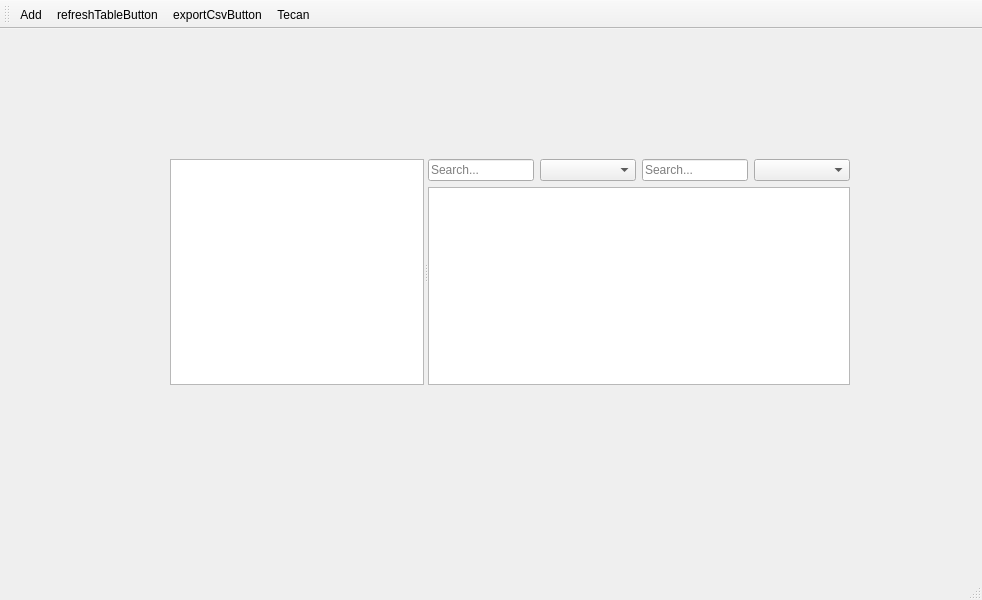
<?xml version="1.0" encoding="UTF-8"?>
<ui version="4.0">
 <class>MainWindow</class>
 <widget class="QMainWindow" name="MainWindow">
  <property name="geometry">
   <rect>
    <x>0</x>
    <y>0</y>
    <width>982</width>
    <height>600</height>
   </rect>
  </property>
  <property name="windowTitle">
   <string>MainWindow</string>
  </property>
  <widget class="QWidget" name="centralwidget">
   <widget class="QSplitter" name="splitter">
    <property name="geometry">
     <rect>
      <x>170</x>
      <y>130</y>
      <width>680</width>
      <height>226</height>
     </rect>
    </property>
    <property name="orientation">
     <enum>Qt::Orientation::Horizontal</enum>
    </property>
    <widget class="QTreeView" name="tableTreeView"/>
    <widget class="QWidget" name="">
     <layout class="QVBoxLayout" name="verticalLayout">
      <item>
       <layout class="QHBoxLayout" name="horizontalLayout">
        <item>
         <widget class="QLineEdit" name="searchLineEdit">
          <property name="placeholderText">
           <string>Search...</string>
          </property>
         </widget>
        </item>
        <item>
         <widget class="QComboBox" name="columnComboBox">
          <property name="currentText">
           <string/>
          </property>
          <property name="placeholderText">
           <string>All Columns</string>
          </property>
         </widget>
        </item>
        <item>
         <widget class="QLineEdit" name="searchLineEdit_2">
          <property name="placeholderText">
           <string>Search...</string>
          </property>
         </widget>
        </item>
        <item>
         <widget class="QComboBox" name="columnComboBox_2">
          <property name="currentText">
           <string/>
          </property>
          <property name="placeholderText">
           <string>All Columns</string>
          </property>
         </widget>
        </item>
       </layout>
      </item>
      <item>
       <widget class="QTableView" name="dataTableView"/>
      </item>
     </layout>
    </widget>
   </widget>
  </widget>
  <widget class="QStatusBar" name="statusbar"/>
  <widget class="QToolBar" name="toolBar">
   <property name="windowTitle">
    <string>toolBar</string>
   </property>
   <attribute name="toolBarArea">
    <enum>TopToolBarArea</enum>
   </attribute>
   <attribute name="toolBarBreak">
    <bool>false</bool>
   </attribute>
   <addaction name="actionAdd"/>
   <addaction name="refreshTableButton"/>
   <addaction name="actionexportCsvButton"/>
   <addaction name="actionTecan"/>
  </widget>
  <action name="actionAdd">
   <property name="icon">
    <iconset resource="resources.qrc">
     <normaloff>:/icon/icon/ajouter.png</normaloff>:/icon/icon/ajouter.png</iconset>
   </property>
   <property name="text">
    <string>Add</string>
   </property>
   <property name="toolTip">
    <string>Add data to table</string>
   </property>
   <property name="menuRole">
    <enum>QAction::MenuRole::NoRole</enum>
   </property>
  </action>
  <action name="refreshTableButton">
   <property name="icon">
    <iconset resource="resources.qrc">
     <normaloff>:/icon/icon/rafraichir.png</normaloff>:/icon/icon/rafraichir.png</iconset>
   </property>
   <property name="text">
    <string>refreshTableButton</string>
   </property>
   <property name="toolTip">
    <string>Refresh Table</string>
   </property>
   <property name="menuRole">
    <enum>QAction::MenuRole::NoRole</enum>
   </property>
  </action>
  <action name="actionexportCsvButton">
   <property name="icon">
    <iconset resource="resources.qrc">
     <normaloff>:/icon/icon/telecharger.png</normaloff>:/icon/icon/telecharger.png</iconset>
   </property>
   <property name="text">
    <string>exportCsvButton</string>
   </property>
   <property name="toolTip">
    <string>Export to CSV</string>
   </property>
   <property name="menuRole">
    <enum>QAction::MenuRole::NoRole</enum>
   </property>
  </action>
  <action name="actionTecan">
   <property name="icon">
    <iconset resource="resources.qrc">
     <normaloff>:/icon/icon/tecan.png</normaloff>:/icon/icon/tecan.png</iconset>
   </property>
   <property name="text">
    <string>Tecan</string>
   </property>
   <property name="toolTip">
    <string>Open tecan view</string>
   </property>
   <property name="menuRole">
    <enum>QAction::MenuRole::NoRole</enum>
   </property>
  </action>
 </widget>
 <resources>
  <include location="resources.qrc"/>
 </resources>
 <connections/>
</ui>
